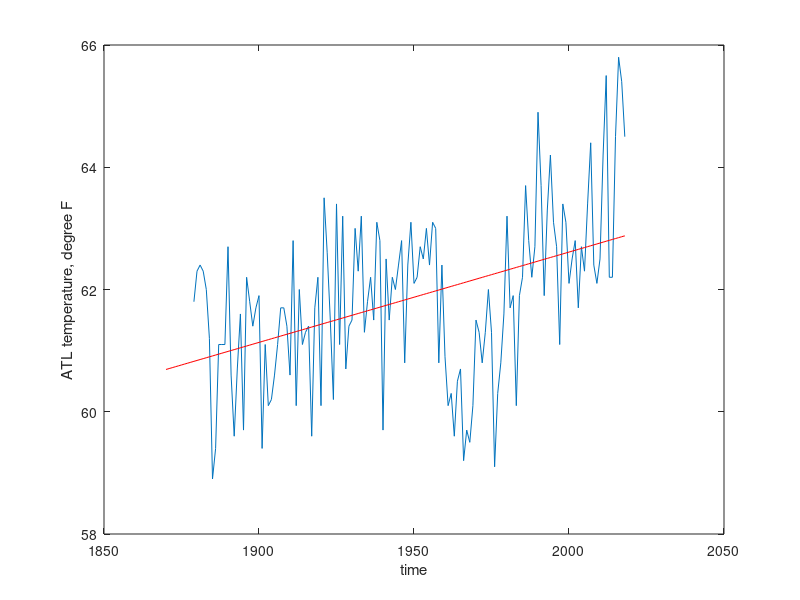

Here is the MATLAB script that generated this plot:
%% week4_exercise

% Taka Ito

% safety first
clear all;
close all;
clc;

load atlanta_temperature.mat;

% plot temperature time series
figure(1); 
plot(Year,Annual);
xlabel('time');
ylabel('ATL temperature, degree F');

% least square fit
Y = Annual;
X = Year;
C = cov(X,Y);
a1= C(1,2)/C(1,1);
a0= mean(Y)-a1*mean(X);

% plot the result
x=1870:2018;
y=a0+a1*x;
figure(1);
hold on;
plot(x,y,'r-');

% calculate R2
R2 = C(1,2)^2/C(1,1)/C(2,2);
disp(['R2 value is :',num2str(R2)]);
